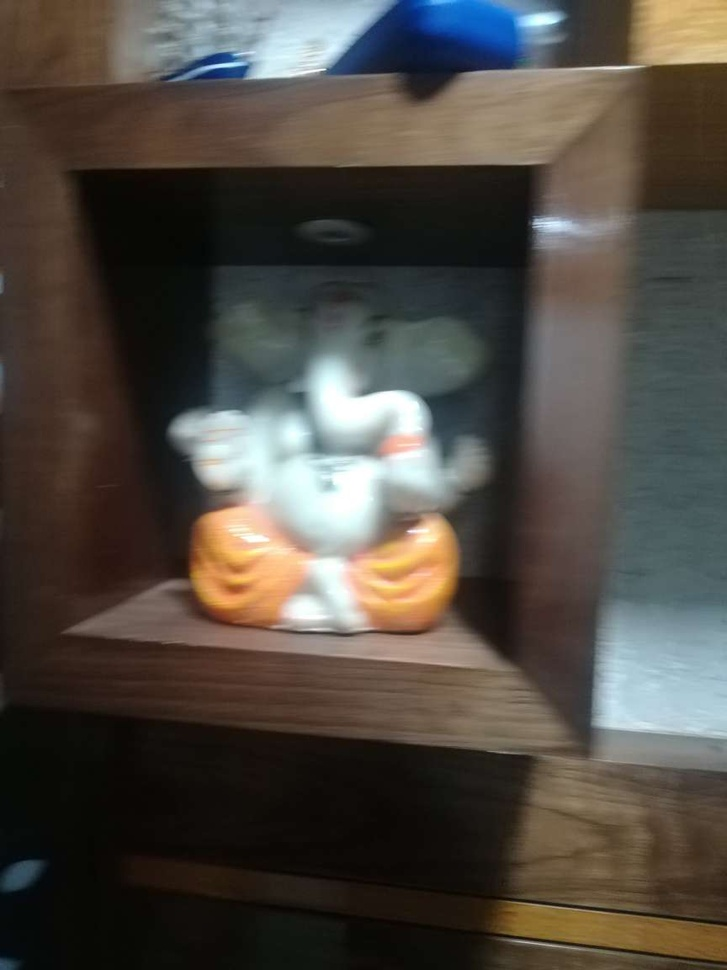
#> input picture SVD/ImageCompression/blur_img.JPEG, 727 x 970 px, shrunk from 864 x 1152 before the run
$ python Deblurring_img.py
#> lines starting #> are read from the running program, lines starting #| are printed output that depends on the picture; long printed decimals are rounded
import numpy as np
import pandas as pd
import matplotlib.pyplot as plt
import cv2
from sklearn.utils.extmath import randomized_svd
from numpy import linalg as LA

# read image in grayscale
img = cv2.imread('blur_img.JPEG', 0)
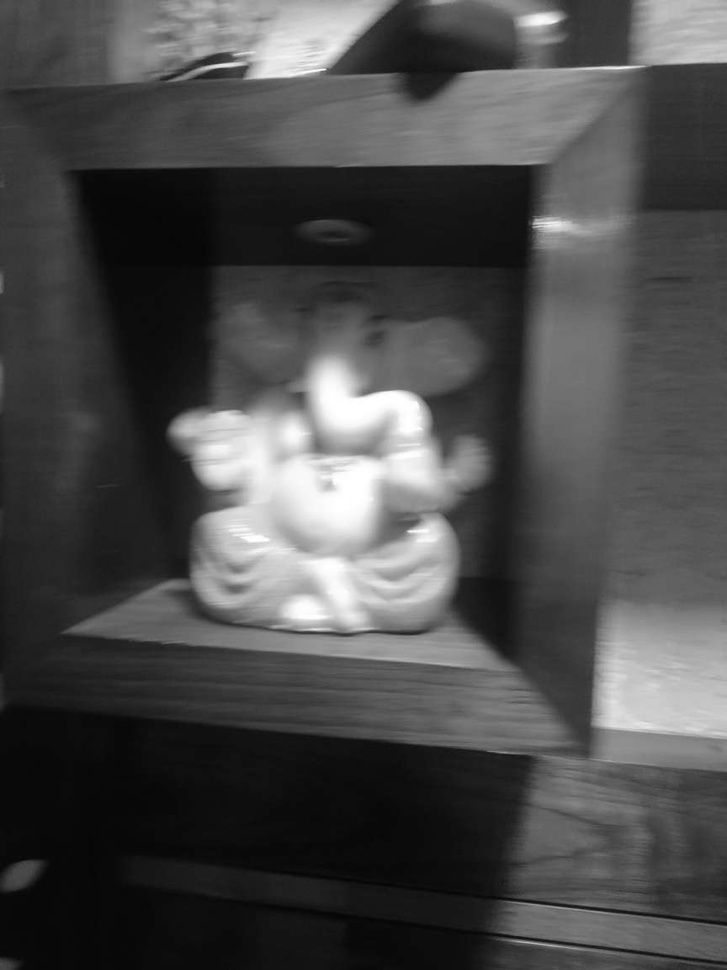
#> img: shape (970, 727); min 4, max 255, mean 74.8
print(type(img))
#| <class 'numpy.ndarray'>

# obtain svd
# U, S, V = np.linalg.svd(img)
U, S, V = randomized_svd(img, n_components = 3)
#> U = 970 rows, first 8: [0.0461, 0.00278, 0.0669], [0.0462, 0.00258, 0.0683], [0.0464, 0.00252, 0.0706], [0.0465, 0.00239, 0.0728], [0.0466, 0.0021, 0.0751], [0.0464, 0.00188, 0.0777], [0.0463, 0.00128, 0.0791], [0.0462, 0.00053, 0.079]; S = [72161.7, 23328.6, 13119.8]

# inspect shapes of the matrices
print(U.shape, S.shape, V.shape)
#| (970, 3) (3,) (3, 727)
print(np.diag(S))
#| [[72161.720     0.             0.        ]
#|  [    0.         23328.571      0.        ]
#|  [    0.             0.         13119.800]]
